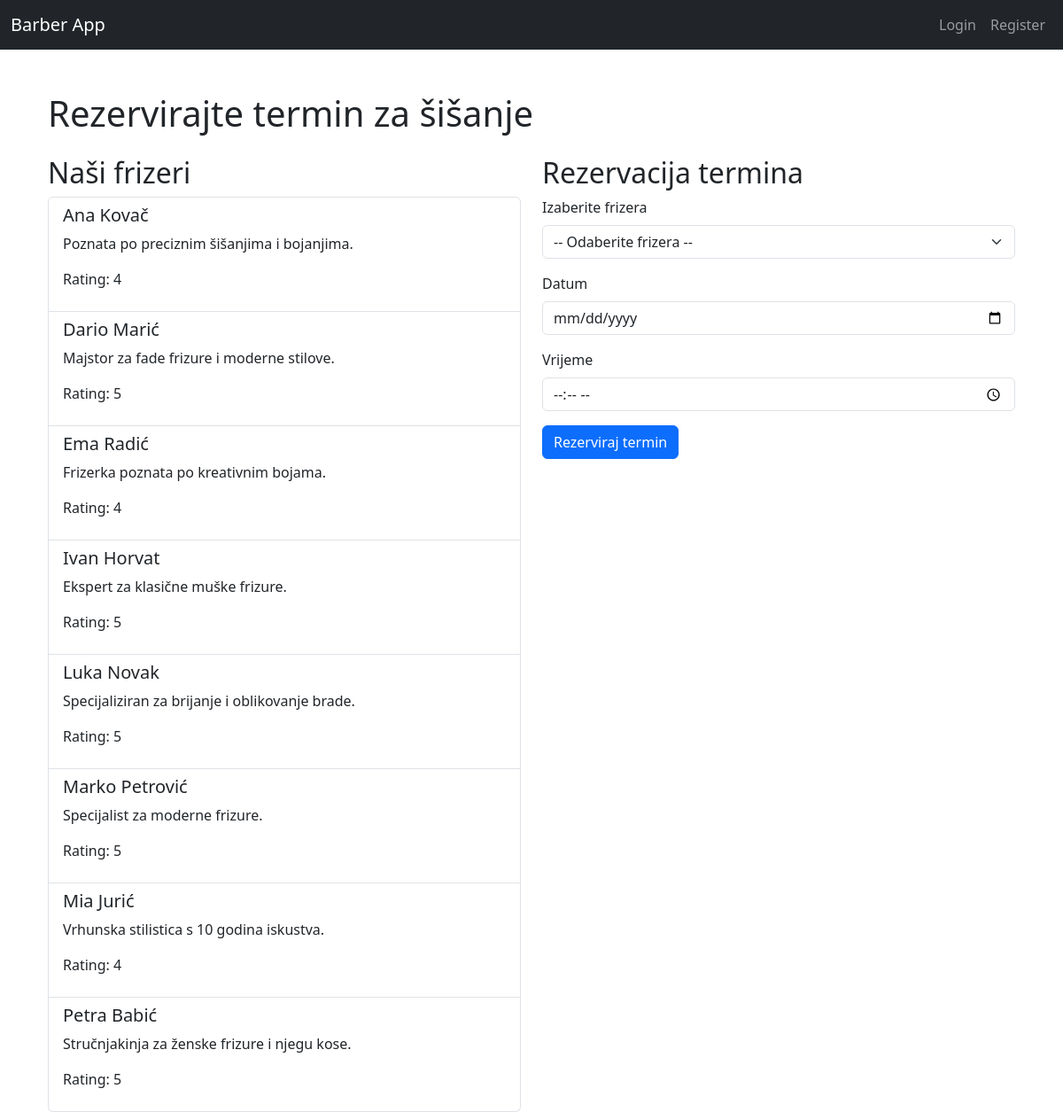
/home/, run on the app's committed database.
### barberwebapp/models.py (models this page shows)
class Barber(models.Model):
    name = models.CharField(max_length=50)
    bio = models.CharField(max_length=50)
    rating = models.IntegerField()
    class Meta: ordering = ['name']

### barberwebapp/views.py (the view)
# urls.py: 2. Add a URL to urlpatterns:  path('', views.home, name='home')
def home(request):
    barbers = Barber.objects.all()
    return render(request, 'barberwebapp/home.html', {'barbers': barbers})

### barberwebapp/templates/barberwebapp/home.html (shortened to what this page needs)
{% extends "base.html" %}
{% load static %}
{% block content %}
<div class="container mt-5">
  <h1 class="mb-4">Rezervirajte termin za šišanje</h1>
  <div class="row">
    <div class="col-md-6">
      <h2>Naši frizeri</h2>
      <ul class="list-group">
        {% for barber in barbers %}
          <li class="list-group-item">
            <h5>{{ barber.name }}</h5>
            <p>{{ barber.bio }}</p>
            <p>Rating: {{ barber.rating }}</p>
          </li>
        {% empty %}
          <li class="list-group-item">Trenutno nema dostupnih frizera.</li>
        {% endfor %}
      </ul>
    </div>
    <div class="col-md-6">
      <h2>Rezervacija termina</h2>
      <form id="appointmentForm">
        <div class="mb-3">
          <label for="barber" class="form-label">Izaberite frizera</label>
          <select id="barber" name="barber" class="form-select" required>
            <option value="">-- Odaberite frizera --</option>
          </select>
        </div>
        <div class="mb-3">
          <label for="date" class="form-label">Datum</label>
          <input type="date" id="date" name="date" class="form-control" required>
        </div>
        <div class="mb-3">
          <label for="time" class="form-label">Vrijeme</label>
          <input type="time" id="time" name="time" class="form-control" required>
        </div>
        <button type="submit" class="btn btn-primary">Rezerviraj termin</button>
      </form>
    </div>
  </div>
</div>
{% endblock %}

### barberwebapp/templates/base.html (shortened to what this page needs)
<!DOCTYPE html>
<html lang="en">
<head>
  <link href="https://cdn.jsdelivr.net/npm/bootstrap@5.3.0/dist/css/bootstrap.min.css" rel="stylesheet">
</head>
<body>
  <nav class="navbar navbar-expand-lg navbar-dark bg-dark">
    <div class="container-fluid">
      <a class="navbar-brand" href="{% url 'barberwebapp:home' %}">Barber App</a>
      <div class="collapse navbar-collapse" id="navbarNav">
        <ul class="navbar-nav ms-auto">
          {% if user.is_authenticated %}
            <li class="nav-item mx-auto">
                <a class="nav-link" href="{% url 'barberwebapp:my_appointments' %}">Moji termini</a>
            </li>
            <li class="nav-item">
              <a class="nav-link" href="{% url 'barberwebapp:profile' %}">Profile</a>
            </li>
            <li class="nav-item">
              <a class="nav-link" href="{% url 'barberwebapp:logout' %}">Logout</a>
            </li>
          {% else %}
            <li class="nav-item">
              <a class="nav-link" href="{% url 'login' %}">Login</a>
            </li>
            <li class="nav-item">
              <a class="nav-link" href="{% url 'barberwebapp:register' %}">Register</a>
            </li>
          {% endif %}
        </ul>
      </div>
    </div>
  </nav>
  <div class="container mt-4">
    {% block content %}
    {% endblock %}
  </div>
</body>
</html>

### data on the page
Barber: name "Ana Kovač", bio "Poznata po preciznim šišanjima i bojanjima.", rating "4"
Barber: name "Dario Marić", bio "Majstor za fade frizure i moderne stilove.", rating "5"
Barber: name "Ema Radić", bio "Frizerka poznata po kreativnim bojama.", rating "4"
Barber: name "Ivan Horvat", bio "Ekspert za klasične muške frizure.", rating "5"
Barber: name "Luka Novak", bio "Specijaliziran za brijanje i oblikovanje brade.", rating "5"
Barber: name "Marko Petrović", bio "Specijalist za moderne frizure.", rating "5"
Barber: name "Mia Jurić", bio "Vrhunska stilistica s 10 godina iskustva.", rating "4"
Barber: name "Petra Babić", bio "Stručnjakinja za ženske frizure i njegu kose.", rating "5"
